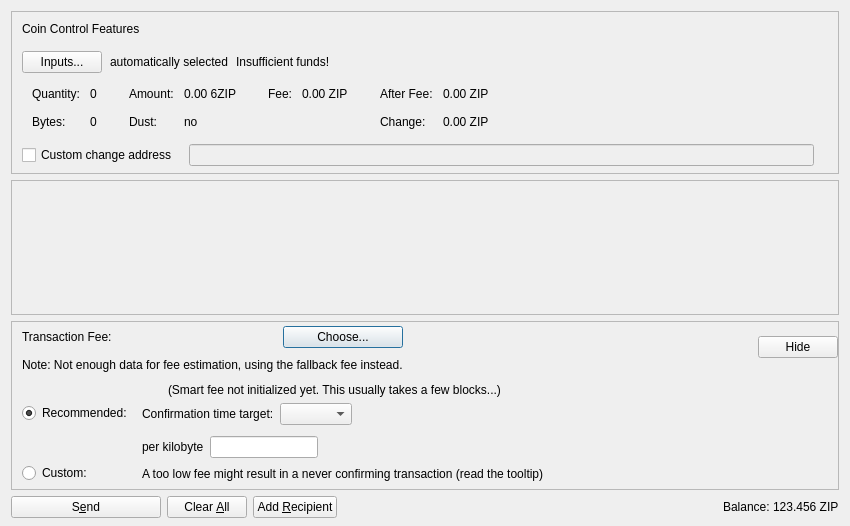
<?xml version="1.0" encoding="UTF-8"?>
<ui version="4.0">
 <class>SendCoinsDialog</class>
 <widget class="QDialog" name="SendCoinsDialog">
  <property name="geometry">
   <rect>
    <x>0</x>
    <y>0</y>
    <width>850</width>
    <height>526</height>
   </rect>
  </property>
  <property name="windowTitle">
   <string>Send Coins</string>
  </property>
  <layout class="QVBoxLayout" name="verticalLayout" stretch="0,1,0,0">
   <property name="bottomMargin">
    <number>8</number>
   </property>
   <item>
    <widget class="QFrame" name="frameCoinControl">
     <property name="sizePolicy">
      <sizepolicy hsizetype="Expanding" vsizetype="Expanding">
       <horstretch>0</horstretch>
       <verstretch>0</verstretch>
      </sizepolicy>
     </property>
     <property name="maximumSize">
      <size>
       <width>16777215</width>
       <height>16777215</height>
      </size>
     </property>
     <property name="frameShape">
      <enum>QFrame::StyledPanel</enum>
     </property>
     <property name="frameShadow">
      <enum>QFrame::Sunken</enum>
     </property>
     <layout class="QVBoxLayout" name="verticalLayoutCoinControl2">
      <property name="spacing">
       <number>0</number>
      </property>
      <property name="leftMargin">
       <number>0</number>
      </property>
      <property name="topMargin">
       <number>0</number>
      </property>
      <property name="rightMargin">
       <number>0</number>
      </property>
      <property name="bottomMargin">
       <number>6</number>
      </property>
      <item>
       <layout class="QVBoxLayout" name="verticalLayoutCoinControl" stretch="0,0,0,0,1">
        <property name="spacing">
         <number>0</number>
        </property>
        <property name="leftMargin">
         <number>10</number>
        </property>
        <property name="topMargin">
         <number>10</number>
        </property>
        <item>
         <layout class="QHBoxLayout" name="horizontalLayoutCoinControl1">
          <property name="bottomMargin">
           <number>15</number>
          </property>
          <item>
           <widget class="QLabel" name="labelCoinControlFeatures">
            <property name="sizePolicy">
             <sizepolicy hsizetype="Preferred" vsizetype="Maximum">
              <horstretch>0</horstretch>
              <verstretch>0</verstretch>
             </sizepolicy>
            </property>
            <property name="text">
             <string>Coin Control Features</string>
            </property>
           </widget>
          </item>
         </layout>
        </item>
        <item>
         <layout class="QHBoxLayout" name="horizontalLayoutCoinControl2" stretch="0,0,0,0">
          <property name="spacing">
           <number>8</number>
          </property>
          <property name="bottomMargin">
           <number>10</number>
          </property>
          <item>
           <widget class="QPushButton" name="pushButtonCoinControl">
            <property name="styleSheet">
             <string notr="true"/>
            </property>
            <property name="text">
             <string>Inputs...</string>
            </property>
            <property name="autoDefault">
             <bool>false</bool>
            </property>
           </widget>
          </item>
          <item>
           <widget class="QLabel" name="labelCoinControlAutomaticallySelected">
            <property name="text">
             <string>automatically selected</string>
            </property>
            <property name="margin">
             <number>5</number>
            </property>
           </widget>
          </item>
          <item>
           <widget class="QLabel" name="labelCoinControlInsuffFunds">
            <property name="text">
             <string>Insufficient funds!</string>
            </property>
            <property name="margin">
             <number>5</number>
            </property>
           </widget>
          </item>
          <item>
           <spacer name="horizontalSpacerCoinControl">
            <property name="orientation">
             <enum>Qt::Horizontal</enum>
            </property>
            <property name="sizeHint" stdset="0">
             <size>
              <width>40</width>
              <height>1</height>
             </size>
            </property>
           </spacer>
          </item>
         </layout>
        </item>
        <item>
         <widget class="QWidget" name="widgetCoinControl" native="true">
          <property name="sizePolicy">
           <sizepolicy hsizetype="Preferred" vsizetype="Preferred">
            <horstretch>0</horstretch>
            <verstretch>0</verstretch>
           </sizepolicy>
          </property>
          <property name="minimumSize">
           <size>
            <width>0</width>
            <height>0</height>
           </size>
          </property>
          <property name="styleSheet">
           <string notr="true"/>
          </property>
          <layout class="QHBoxLayout" name="horizontalLayoutCoinControl5">
           <property name="leftMargin">
            <number>0</number>
           </property>
           <property name="topMargin">
            <number>0</number>
           </property>
           <property name="rightMargin">
            <number>0</number>
           </property>
           <property name="bottomMargin">
            <number>0</number>
           </property>
           <item>
            <layout class="QHBoxLayout" name="horizontalLayoutCoinControl3" stretch="0,0,0,1">
             <property name="spacing">
              <number>20</number>
             </property>
             <property name="topMargin">
              <number>0</number>
             </property>
             <property name="bottomMargin">
              <number>10</number>
             </property>
             <item>
              <layout class="QFormLayout" name="formLayoutCoinControl1">
               <property name="horizontalSpacing">
                <number>10</number>
               </property>
               <property name="verticalSpacing">
                <number>14</number>
               </property>
               <property name="leftMargin">
                <number>10</number>
               </property>
               <property name="topMargin">
                <number>4</number>
               </property>
               <property name="rightMargin">
                <number>6</number>
               </property>
               <item row="0" column="0">
                <widget class="QLabel" name="labelCoinControlQuantityText">
                 <property name="text">
                  <string>Quantity:</string>
                 </property>
                 <property name="margin">
                  <number>0</number>
                 </property>
                </widget>
               </item>
               <item row="0" column="1">
                <widget class="QLabel" name="labelCoinControlQuantity">
                 <property name="cursor">
                  <cursorShape>IBeamCursor</cursorShape>
                 </property>
                 <property name="contextMenuPolicy">
                  <enum>Qt::ActionsContextMenu</enum>
                 </property>
                 <property name="text">
                  <string notr="true">0</string>
                 </property>
                 <property name="margin">
                  <number>0</number>
                 </property>
                 <property name="textInteractionFlags">
                  <set>Qt::LinksAccessibleByMouse|Qt::TextSelectableByKeyboard|Qt::TextSelectableByMouse</set>
                 </property>
                </widget>
               </item>
               <item row="1" column="0">
                <widget class="QLabel" name="labelCoinControlBytesText">
                 <property name="text">
                  <string>Bytes:</string>
                 </property>
                </widget>
               </item>
               <item row="1" column="1">
                <widget class="QLabel" name="labelCoinControlBytes">
                 <property name="cursor">
                  <cursorShape>IBeamCursor</cursorShape>
                 </property>
                 <property name="contextMenuPolicy">
                  <enum>Qt::ActionsContextMenu</enum>
                 </property>
                 <property name="text">
                  <string notr="true">0</string>
                 </property>
                 <property name="textInteractionFlags">
                  <set>Qt::LinksAccessibleByMouse|Qt::TextSelectableByKeyboard|Qt::TextSelectableByMouse</set>
                 </property>
                </widget>
               </item>
              </layout>
             </item>
             <item>
              <layout class="QFormLayout" name="formLayoutCoinControl2">
               <property name="horizontalSpacing">
                <number>10</number>
               </property>
               <property name="verticalSpacing">
                <number>14</number>
               </property>
               <property name="leftMargin">
                <number>6</number>
               </property>
               <property name="topMargin">
                <number>4</number>
               </property>
               <property name="rightMargin">
                <number>6</number>
               </property>
               <item row="0" column="0">
                <widget class="QLabel" name="labelCoinControlAmountText">
                 <property name="text">
                  <string>Amount:</string>
                 </property>
                 <property name="margin">
                  <number>0</number>
                 </property>
                </widget>
               </item>
               <item row="0" column="1">
                <widget class="QLabel" name="labelCoinControlAmount">
                 <property name="cursor">
                  <cursorShape>IBeamCursor</cursorShape>
                 </property>
                 <property name="contextMenuPolicy">
                  <enum>Qt::ActionsContextMenu</enum>
                 </property>
                 <property name="text">
                  <string notr="true">0.00 6ZIP</string>
                 </property>
                 <property name="textInteractionFlags">
                  <set>Qt::LinksAccessibleByMouse|Qt::TextSelectableByKeyboard|Qt::TextSelectableByMouse</set>
                 </property>
                </widget>
               </item>
               <item row="1" column="0">
                <widget class="QLabel" name="labelCoinControlLowOutputText">
                 <property name="text">
                  <string>Dust:</string>
                 </property>
                </widget>
               </item>
               <item row="1" column="1">
                <widget class="QLabel" name="labelCoinControlLowOutput">
                 <property name="cursor">
                  <cursorShape>IBeamCursor</cursorShape>
                 </property>
                 <property name="contextMenuPolicy">
                  <enum>Qt::ActionsContextMenu</enum>
                 </property>
                 <property name="text">
                  <string notr="true">no</string>
                 </property>
                 <property name="textInteractionFlags">
                  <set>Qt::LinksAccessibleByMouse|Qt::TextSelectableByKeyboard|Qt::TextSelectableByMouse</set>
                 </property>
                </widget>
               </item>
              </layout>
             </item>
             <item>
              <layout class="QFormLayout" name="formLayoutCoinControl3">
               <property name="horizontalSpacing">
                <number>10</number>
               </property>
               <property name="verticalSpacing">
                <number>14</number>
               </property>
               <property name="leftMargin">
                <number>6</number>
               </property>
               <property name="topMargin">
                <number>4</number>
               </property>
               <property name="rightMargin">
                <number>6</number>
               </property>
               <item row="0" column="0">
                <widget class="QLabel" name="labelCoinControlFeeText">
                 <property name="text">
                  <string>Fee:</string>
                 </property>
                 <property name="margin">
                  <number>0</number>
                 </property>
                </widget>
               </item>
               <item row="0" column="1">
                <widget class="QLabel" name="labelCoinControlFee">
                 <property name="cursor">
                  <cursorShape>IBeamCursor</cursorShape>
                 </property>
                 <property name="contextMenuPolicy">
                  <enum>Qt::ActionsContextMenu</enum>
                 </property>
                 <property name="text">
                  <string notr="true">0.00 ZIP</string>
                 </property>
                 <property name="textInteractionFlags">
                  <set>Qt::LinksAccessibleByMouse|Qt::TextSelectableByKeyboard|Qt::TextSelectableByMouse</set>
                 </property>
                </widget>
               </item>
              </layout>
             </item>
             <item>
              <layout class="QFormLayout" name="formLayoutCoinControl4">
               <property name="horizontalSpacing">
                <number>10</number>
               </property>
               <property name="verticalSpacing">
                <number>14</number>
               </property>
               <property name="leftMargin">
                <number>6</number>
               </property>
               <property name="topMargin">
                <number>4</number>
               </property>
               <property name="rightMargin">
                <number>6</number>
               </property>
               <item row="0" column="0">
                <widget class="QLabel" name="labelCoinControlAfterFeeText">
                 <property name="text">
                  <string>After Fee:</string>
                 </property>
                 <property name="margin">
                  <number>0</number>
                 </property>
                </widget>
               </item>
               <item row="0" column="1">
                <widget class="QLabel" name="labelCoinControlAfterFee">
                 <property name="cursor">
                  <cursorShape>IBeamCursor</cursorShape>
                 </property>
                 <property name="contextMenuPolicy">
                  <enum>Qt::ActionsContextMenu</enum>
                 </property>
                 <property name="text">
                  <string notr="true">0.00 ZIP</string>
                 </property>
                 <property name="textInteractionFlags">
                  <set>Qt::LinksAccessibleByMouse|Qt::TextSelectableByKeyboard|Qt::TextSelectableByMouse</set>
                 </property>
                </widget>
               </item>
               <item row="1" column="0">
                <widget class="QLabel" name="labelCoinControlChangeText">
                 <property name="text">
                  <string>Change:</string>
                 </property>
                </widget>
               </item>
               <item row="1" column="1">
                <widget class="QLabel" name="labelCoinControlChange">
                 <property name="cursor">
                  <cursorShape>IBeamCursor</cursorShape>
                 </property>
                 <property name="contextMenuPolicy">
                  <enum>Qt::ActionsContextMenu</enum>
                 </property>
                 <property name="text">
                  <string notr="true">0.00 ZIP</string>
                 </property>
                 <property name="textInteractionFlags">
                  <set>Qt::LinksAccessibleByMouse|Qt::TextSelectableByKeyboard|Qt::TextSelectableByMouse</set>
                 </property>
                </widget>
               </item>
              </layout>
             </item>
            </layout>
           </item>
          </layout>
         </widget>
        </item>
        <item>
         <layout class="QHBoxLayout" name="horizontalLayoutCoinControl4" stretch="0,0,0">
          <property name="spacing">
           <number>12</number>
          </property>
          <property name="sizeConstraint">
           <enum>QLayout::SetDefaultConstraint</enum>
          </property>
          <property name="topMargin">
           <number>5</number>
          </property>
          <property name="rightMargin">
           <number>5</number>
          </property>
          <item>
           <widget class="QCheckBox" name="checkBoxCoinControlChange">
            <property name="toolTip">
             <string>If this is activated, but the change address is empty or invalid, change will be sent to a newly generated address.</string>
            </property>
            <property name="text">
             <string>Custom change address</string>
            </property>
           </widget>
          </item>
          <item>
           <widget class="QValidatedLineEdit" name="lineEditCoinControlChange">
            <property name="enabled">
             <bool>false</bool>
            </property>
            <property name="sizePolicy">
             <sizepolicy hsizetype="Expanding" vsizetype="Fixed">
              <horstretch>0</horstretch>
              <verstretch>0</verstretch>
             </sizepolicy>
            </property>
           </widget>
          </item>
          <item>
           <widget class="QLabel" name="labelCoinControlChangeLabel">
            <property name="sizePolicy">
             <sizepolicy hsizetype="Preferred" vsizetype="Expanding">
              <horstretch>0</horstretch>
              <verstretch>0</verstretch>
             </sizepolicy>
            </property>
            <property name="minimumSize">
             <size>
              <width>0</width>
              <height>0</height>
             </size>
            </property>
            <property name="text">
             <string/>
            </property>
            <property name="margin">
             <number>3</number>
            </property>
           </widget>
          </item>
         </layout>
        </item>
        <item>
         <spacer name="verticalSpacerCoinControl">
          <property name="orientation">
           <enum>Qt::Vertical</enum>
          </property>
          <property name="sizeHint" stdset="0">
           <size>
            <width>800</width>
            <height>1</height>
           </size>
          </property>
         </spacer>
        </item>
       </layout>
      </item>
     </layout>
    </widget>
   </item>
   <item>
    <widget class="QScrollArea" name="scrollArea">
     <property name="widgetResizable">
      <bool>true</bool>
     </property>
     <widget class="QWidget" name="scrollAreaWidgetContents">
      <property name="geometry">
       <rect>
        <x>0</x>
        <y>0</y>
        <width>830</width>
        <height>104</height>
       </rect>
      </property>
      <layout class="QVBoxLayout" name="verticalLayout_2" stretch="0,1">
       <property name="leftMargin">
        <number>0</number>
       </property>
       <property name="topMargin">
        <number>0</number>
       </property>
       <property name="rightMargin">
        <number>0</number>
       </property>
       <property name="bottomMargin">
        <number>0</number>
       </property>
       <item>
        <layout class="QVBoxLayout" name="entries">
         <property name="spacing">
          <number>6</number>
         </property>
        </layout>
       </item>
       <item>
        <spacer name="verticalSpacer">
         <property name="orientation">
          <enum>Qt::Vertical</enum>
         </property>
         <property name="sizeHint" stdset="0">
          <size>
           <width>20</width>
           <height>40</height>
          </size>
         </property>
        </spacer>
       </item>
      </layout>
     </widget>
    </widget>
   </item>
   <item>
    <widget class="QFrame" name="frameFee">
     <property name="sizePolicy">
      <sizepolicy hsizetype="Expanding" vsizetype="Expanding">
       <horstretch>0</horstretch>
       <verstretch>0</verstretch>
      </sizepolicy>
     </property>
     <property name="maximumSize">
      <size>
       <width>16777215</width>
       <height>16777215</height>
      </size>
     </property>
     <property name="frameShape">
      <enum>QFrame::StyledPanel</enum>
     </property>
     <property name="frameShadow">
      <enum>QFrame::Sunken</enum>
     </property>
     <layout class="QVBoxLayout" name="verticalLayoutFee1">
      <property name="spacing">
       <number>0</number>
      </property>
      <property name="leftMargin">
       <number>0</number>
      </property>
      <property name="topMargin">
       <number>0</number>
      </property>
      <property name="rightMargin">
       <number>0</number>
      </property>
      <property name="bottomMargin">
       <number>0</number>
      </property>
      <item>
       <layout class="QVBoxLayout" name="verticalLayoutFee2" stretch="0,0,0">
        <property name="spacing">
         <number>0</number>
        </property>
        <property name="leftMargin">
         <number>10</number>
        </property>
        <property name="topMargin">
         <number>0</number>
        </property>
        <item>
         <layout class="QHBoxLayout" name="horizontalLayoutFee1">
          <property name="bottomMargin">
           <number>0</number>
          </property>
          <item>
           <layout class="QVBoxLayout" name="verticalLayoutFee7">
            <property name="spacing">
             <number>0</number>
            </property>
            <item>
             <spacer name="verticalSpacerSmartFee">
              <property name="orientation">
               <enum>Qt::Vertical</enum>
              </property>
              <property name="sizeType">
               <enum>QSizePolicy::Fixed</enum>
              </property>
              <property name="sizeHint" stdset="0">
               <size>
                <width>1</width>
                <height>4</height>
               </size>
              </property>
             </spacer>
            </item>
            <item>
             <layout class="QHBoxLayout" name="horizontalLayoutSmartFee">
              <property name="spacing">
               <number>10</number>
              </property>
              <item>
               <widget class="QLabel" name="labelFeeHeadline">
                <property name="sizePolicy">
                 <sizepolicy hsizetype="Preferred" vsizetype="Maximum">
                  <horstretch>0</horstretch>
                  <verstretch>0</verstretch>
                 </sizepolicy>
                </property>
                <property name="text">
                 <string>Transaction Fee:</string>
                </property>
               </widget>
              </item>
              <item>
               <widget class="QLabel" name="labelFeeMinimized">
                <property name="text">
                 <string/>
                </property>
               </widget>
              </item>
              <item>
               <widget class="QPushButton" name="buttonChooseFee">
                <property name="text">
                 <string>Choose...</string>
                </property>
               </widget>
              </item>
             </layout>
            </item>
            <item>
             <spacer name="verticalSpacer_7">
              <property name="orientation">
               <enum>Qt::Vertical</enum>
              </property>
              <property name="sizeHint" stdset="0">
               <size>
                <width>1</width>
                <height>10</height>
               </size>
              </property>
             </spacer>
            </item>
            <item>
             <widget class="QLabel" name="fallbackFeeWarningLabel">
              <property name="toolTip">
               <string>Using the fallbackfee can result in sending a transaction that will take several hours or days (or never) to confirm. Consider choosing your fee manually or wait until you have validated the complete chain.</string>
              </property>
              <property name="text">
               <string>Note: Not enough data for fee estimation, using the fallback fee instead.</string>
              </property>
              <property name="wordWrap">
               <bool>false</bool>
              </property>
             </widget>
            </item>
            <item>
             <spacer name="verticalSpacer_5">
              <property name="orientation">
               <enum>Qt::Vertical</enum>
              </property>
              <property name="sizeHint" stdset="0">
               <size>
                <width>1</width>
                <height>1</height>
               </size>
              </property>
             </spacer>
            </item>
           </layout>
          </item>
          <item>
           <spacer name="horizontalSpacer_4">
            <property name="orientation">
             <enum>Qt::Horizontal</enum>
            </property>
            <property name="sizeHint" stdset="0">
             <size>
              <width>1</width>
              <height>1</height>
             </size>
            </property>
           </spacer>
          </item>
          <item>
           <widget class="QPushButton" name="buttonMinimizeFee">
            <property name="toolTip">
             <string>Hide transaction fee settings</string>
            </property>
            <property name="text">
             <string>Hide</string>
            </property>
           </widget>
          </item>
         </layout>
        </item>
        <item>
         <widget class="QFrame" name="frameFeeSelection">
          <layout class="QVBoxLayout" name="verticalLayoutFee12">
           <property name="spacing">
            <number>0</number>
           </property>
           <property name="leftMargin">
            <number>0</number>
           </property>
           <property name="topMargin">
            <number>0</number>
           </property>
           <property name="rightMargin">
            <number>0</number>
           </property>
           <property name="bottomMargin">
            <number>0</number>
           </property>
           <item>
            <layout class="QGridLayout" name="gridLayoutFee">
             <property name="topMargin">
              <number>10</number>
             </property>
             <property name="bottomMargin">
              <number>4</number>
             </property>
             <property name="horizontalSpacing">
              <number>10</number>
             </property>
             <property name="verticalSpacing">
              <number>4</number>
             </property>
             <item row="1" column="1">
              <layout class="QVBoxLayout" name="verticalLayoutFee8">
               <property name="spacing">
                <number>6</number>
               </property>
               <property name="topMargin">
                <number>3</number>
               </property>
               <item>
                <layout class="QHBoxLayout" name="horizontalLayoutFee13" stretch="0,0,1">
                 <item>
                  <widget class="QLabel" name="labelCustomPerKilobyte">
                   <property name="toolTip">
                    <string>If the custom fee is set to 1000 duffs and the transaction is only 250 bytes, then &quot;per kilobyte&quot; only pays 250 duffs in fee,&lt;br /&gt;while &quot;at least&quot; pays 1000 duffs. For transactions bigger than a kilobyte both pay by kilobyte.</string>
                   </property>
                   <property name="text">
                    <string>per kilobyte</string>
                   </property>
                  </widget>
                 </item>
                 <item>
                  <widget class="BitcoinAmountField" name="customFee"/>
                 </item>
                 <item>
                  <spacer name="horizontalSpacer_6">
                   <property name="orientation">
                    <enum>Qt::Horizontal</enum>
                   </property>
                   <property name="sizeHint" stdset="0">
                    <size>
                     <width>1</width>
                     <height>1</height>
                    </size>
                   </property>
                  </spacer>
                 </item>
                </layout>
               </item>
               <item>
                <layout class="QHBoxLayout" name="horizontalLayoutFee8">
                 <item>
                  <widget class="QLabel" name="labelCustomFeeWarning">
                   <property name="enabled">
                    <bool>true</bool>
                   </property>
                   <property name="toolTip">
                    <string>When there is less transaction volume than space in the blocks, miners as well as relaying nodes may enforce a minimum fee. Paying only this minimum fee is just fine, but be aware that this can result in a never confirming transaction once there is more demand for 6zip transactions than the network can process.</string>
                   </property>
                   <property name="text">
                    <string>A too low fee might result in a never confirming transaction (read the tooltip)</string>
                   </property>
                  </widget>
                 </item>
                 <item>
                  <spacer name="horizontalSpacer_2">
                   <property name="orientation">
                    <enum>Qt::Horizontal</enum>
                   </property>
                   <property name="sizeHint" stdset="0">
                    <size>
                     <width>1</width>
                     <height>1</height>
                    </size>
                   </property>
                  </spacer>
                 </item>
                </layout>
               </item>
              </layout>
             </item>
             <item row="0" column="0">
              <layout class="QVBoxLayout" name="verticalLayoutFee4" stretch="0,1">
               <property name="topMargin">
                <number>20</number>
               </property>
               <property name="bottomMargin">
                <number>3</number>
               </property>
               <item>
                <widget class="QRadioButton" name="radioSmartFee">
                 <property name="text">
                  <string>Recommended:</string>
                 </property>
                 <property name="checked">
                  <bool>true</bool>
                 </property>
                 <attribute name="buttonGroup">
                  <string notr="true">groupFee</string>
                 </attribute>
                </widget>
               </item>
               <item>
                <spacer name="verticalSpacer_2">
                 <property name="orientation">
                  <enum>Qt::Vertical</enum>
                 </property>
                 <property name="sizeHint" stdset="0">
                  <size>
                   <width>1</width>
                   <height>1</height>
                  </size>
                 </property>
                </spacer>
               </item>
              </layout>
             </item>
             <item row="1" column="0">
              <layout class="QVBoxLayout" name="verticalLayoutFee9" stretch="0,1">
               <property name="topMargin">
                <number>30</number>
               </property>
               <item>
                <widget class="QRadioButton" name="radioCustomFee">
                 <property name="text">
                  <string>Custom:</string>
                 </property>
                 <attribute name="buttonGroup">
                  <string notr="true">groupFee</string>
                 </attribute>
                </widget>
               </item>
               <item>
                <spacer name="verticalSpacer_6">
                 <property name="orientation">
                  <enum>Qt::Vertical</enum>
                 </property>
                 <property name="sizeHint" stdset="0">
                  <size>
                   <width>1</width>
                   <height>1</height>
                  </size>
                 </property>
                </spacer>
               </item>
              </layout>
             </item>
             <item row="0" column="1">
              <layout class="QVBoxLayout" name="verticalLayoutFee3" stretch="0,0,1">
               <property name="spacing">
                <number>6</number>
               </property>
               <property name="topMargin">
                <number>0</number>
               </property>
               <property name="bottomMargin">
                <number>3</number>
               </property>
               <item>
                <layout class="QHBoxLayout" name="horizontalLayoutFee12">
                 <item>
                  <widget class="QLabel" name="labelSmartFee">
                   <property name="text">
                    <string/>
                   </property>
                  </widget>
                 </item>
                 <item>
                  <widget class="QLabel" name="labelFeeEstimation">
                   <property name="text">
                    <string/>
                   </property>
                  </widget>
                 </item>
                 <item>
                  <widget class="QLabel" name="labelSmartFee2">
                   <property name="text">
                    <string>(Smart fee not initialized yet. This usually takes a few blocks...)</string>
                   </property>
                  </widget>
                 </item>
                 <item>
                  <spacer name="horizontalSpacer_5">
                   <property name="orientation">
                    <enum>Qt::Horizontal</enum>
                   </property>
                   <property name="sizeHint" stdset="0">
                    <size>
                     <width>1</width>
                     <height>1</height>
                    </size>
                   </property>
                  </spacer>
                 </item>
                </layout>
               </item>
               <item>
                <layout class="QHBoxLayout" name="horizontalLayoutFee9">
                 <item>
                  <layout class="QVBoxLayout" name="verticalLayoutFee6">
                   <item>
                    <widget class="QLabel" name="labelSmartFee3">
                     <property name="text">
                      <string>Confirmation time target:</string>
                     </property>
                    </widget>
                   </item>
                  </layout>
                 </item>
                 <item>
                  <layout class="QVBoxLayout" name="verticalLayoutFee5">
                   <property name="rightMargin">
                    <number>30</number>
                   </property>
                   <item>
                    <layout class="QHBoxLayout" name="horizontalLayoutConfTarget">
                     <property name="bottomMargin">
                      <number>0</number>
                     </property>
                     <item>
                      <widget class="QComboBox" name="confTargetSelector"/>
                     </item>
                     <item>
                      <spacer name="horizontalSpacerConfTarget">
                       <property name="orientation">
                        <enum>Qt::Horizontal</enum>
                       </property>
                       <property name="sizeHint" stdset="0">
                        <size>
                         <width>40</width>
                         <height>20</height>
                        </size>
                       </property>
                      </spacer>
                     </item>
                    </layout>
                   </item>
                  </layout>
                 </item>
                </layout>
               </item>
               <item>
                <spacer name="verticalSpacer_4">
                 <property name="orientation">
                  <enum>Qt::Vertical</enum>
                 </property>
                 <property name="sizeHint" stdset="0">
                  <size>
                   <width>1</width>
                   <height>1</height>
                  </size>
                 </property>
                </spacer>
               </item>
              </layout>
             </item>
            </layout>
           </item>
          </layout>
         </widget>
        </item>
        <item>
         <spacer name="verticalSpacerFee">
          <property name="orientation">
           <enum>Qt::Vertical</enum>
          </property>
          <property name="sizeHint" stdset="0">
           <size>
            <width>800</width>
            <height>1</height>
           </size>
          </property>
         </spacer>
        </item>
       </layout>
      </item>
     </layout>
    </widget>
   </item>
   <item>
    <layout class="QHBoxLayout" name="horizontalLayout">
     <item>
      <widget class="QPushButton" name="sendButton">
       <property name="minimumSize">
        <size>
         <width>150</width>
         <height>0</height>
        </size>
       </property>
       <property name="toolTip">
        <string>Confirm the send action</string>
       </property>
       <property name="text">
        <string>S&amp;end</string>
       </property>
       <property name="autoDefault">
        <bool>false</bool>
       </property>
       <property name="default">
        <bool>false</bool>
       </property>
      </widget>
     </item>
     <item>
      <widget class="QPushButton" name="clearButton">
       <property name="sizePolicy">
        <sizepolicy hsizetype="Minimum" vsizetype="Fixed">
         <horstretch>0</horstretch>
         <verstretch>0</verstretch>
        </sizepolicy>
       </property>
       <property name="toolTip">
        <string>Clear all fields of the form.</string>
       </property>
       <property name="text">
        <string>Clear &amp;All</string>
       </property>
       <property name="autoDefault">
        <bool>false</bool>
       </property>
      </widget>
     </item>
     <item>
      <widget class="QPushButton" name="addButton">
       <property name="toolTip">
        <string>Send to multiple recipients at once</string>
       </property>
       <property name="text">
        <string>Add &amp;Recipient</string>
       </property>
       <property name="autoDefault">
        <bool>false</bool>
       </property>
      </widget>
     </item>
     <item>
      <spacer name="horizontalSpacer">
       <property name="orientation">
        <enum>Qt::Horizontal</enum>
       </property>
       <property name="sizeHint" stdset="0">
        <size>
         <width>40</width>
         <height>20</height>
        </size>
       </property>
      </spacer>
     </item>
     <item>
      <layout class="QHBoxLayout" name="horizontalLayout_2">
       <property name="spacing">
        <number>3</number>
       </property>
       <item>
        <widget class="QLabel" name="labelBalanceName">
         <property name="text">
          <string>Balance:</string>
         </property>
        </widget>
       </item>
       <item>
        <widget class="QLabel" name="labelBalance">
         <property name="sizePolicy">
          <sizepolicy hsizetype="Preferred" vsizetype="Preferred">
           <horstretch>0</horstretch>
           <verstretch>0</verstretch>
          </sizepolicy>
         </property>
         <property name="cursor">
          <cursorShape>IBeamCursor</cursorShape>
         </property>
         <property name="text">
          <string notr="true">123.456 ZIP</string>
         </property>
         <property name="textInteractionFlags">
          <set>Qt::LinksAccessibleByMouse|Qt::TextSelectableByKeyboard|Qt::TextSelectableByMouse</set>
         </property>
        </widget>
       </item>
      </layout>
     </item>
    </layout>
   </item>
  </layout>
 </widget>
 <customwidgets>
  <customwidget>
   <class>QValidatedLineEdit</class>
   <extends>QLineEdit</extends>
   <header>qt/qvalidatedlineedit.h</header>
  </customwidget>
  <customwidget>
   <class>BitcoinAmountField</class>
   <extends>QLineEdit</extends>
   <header>qt/bitcoinamountfield.h</header>
   <container>1</container>
  </customwidget>
 </customwidgets>
 <resources>
  <include location="../dash.qrc"/>
 </resources>
 <connections/>
 <buttongroups>
  <buttongroup name="groupFee"/>
 </buttongroups>
</ui>
